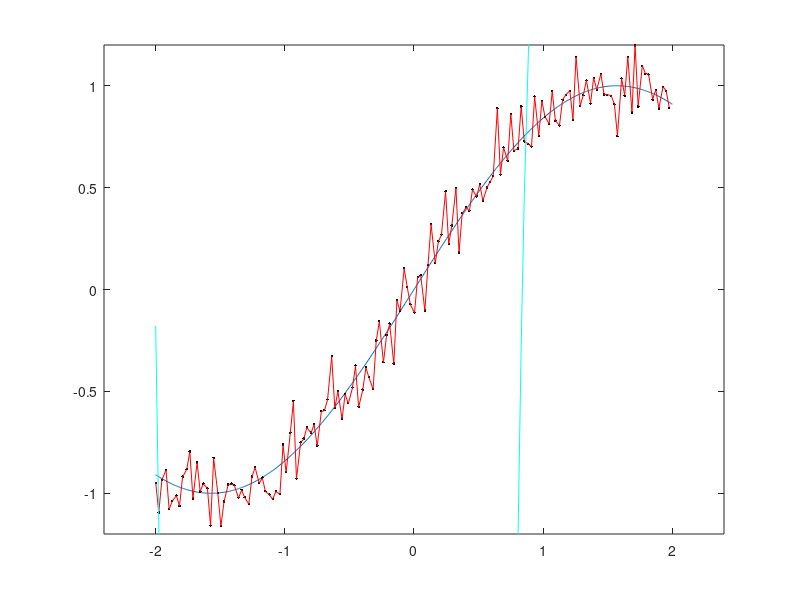

The MATLAB script that drew this image:
%% true signal

a = -2;
b = 2;
N = 500;
d = linspace(a,b,N);
s = sin(d);%d.^3;
s_ = 3*d.^2;
plot(d,s);
%yl = ylim;
l = max(s)-min(s);
ylim([min(s)-0.1*l,max(s)+0.1*l]);
xlim([a-0.1*(b-a),b+0.1*(b-a)]);
hold on;

% measurements

std = 0.05*l;
mn = 0;
n = 150;
xi = floor(1:N/n:N);
x = d(1,xi);
y = s(1,xi)+normrnd(mn,std,1,n);
plot(x,y,'.k');
hold on;

A = ones(2); A(1,2) = x(2)-x(1);
H = [1 0];
Q = [15 2; 2 15];
R = 5*std^2;

% kalman filter

%m = [mean(y) mean(s_)]';
m = zeros(2,1);
P = eye(2);
ms = zeros(2,n);
Ps = zeros(2,2,n);
for k=1:n
    % prediction
    m_= A*m;
    P_ = A*P*A'+Q;
    % update
    S = H*P_*H'+R;
    K = P_*H'/S;
    m = m_+K*(y(k)-H*m_);
    P = P_-K*S*K';
    ms(:,k) = m;
    Ps(:,:,k) = P;
end

plot(x,ms(1,:),'-r');
plot(x,ms(2,:),'-c');
hold off;
